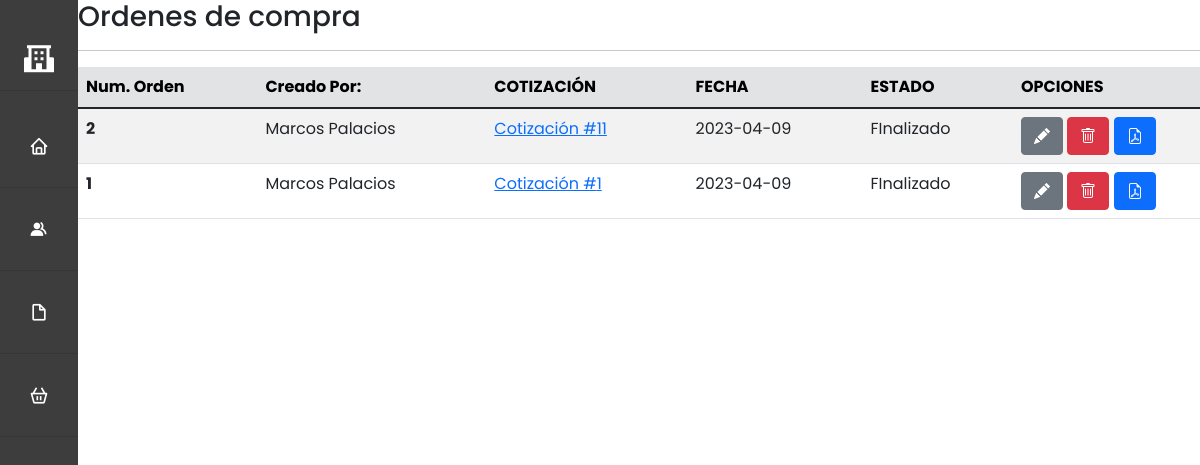
Page /views/documentos/ordencompra/index.php on the committed database.
### tables this page shows
CREATE TABLE `orden_compra` (
  `orden_id` int(11) NOT NULL,
  `idjefecompra` int(11) NOT NULL,
  `fecha_hora` timestamp NOT NULL DEFAULT current_timestamp(),
  `cotizacion_id` int(11) NOT NULL,
  `estado` int(11) NOT NULL,
  `descripcion` text NOT NULL
);

CREATE TABLE `jefecompras` (
  `id` int(11) NOT NULL,
  `Nombre` varchar(250) NOT NULL,
  `Apellido` varchar(250) NOT NULL,
  `Identificacion` int(11) NOT NULL,
  `Estado` int(11) NOT NULL,
  `Correo` varchar(155) DEFAULT NULL,
  `Telefono` int(11) DEFAULT NULL
);

### models/OrdenCompra.php (called while the page is built, shortened)
<?php
class OrdenCompra{
        private $PDO;
        public function __construct()
        {
            require_once("c://xampp/htdocs/sistemacompras/config/db.php");
            $con = new db();
            $this->PDO = $con->conexion();
        }
        public function index(){
            $statement = $this->PDO->prepare("SELECT o.*, jc.Nombre as jc_nombre , jc.Apellido as jc_apellido
                                   FROM orden_compra o
                                   LEFT JOIN jefecompras jc ON o.idjefecompra = jc.id
                                   WHERE o.estado != 111
                                   ORDER BY o.orden_id DESC");
            return ($statement->execute()) ? $statement->fetchAll() : false;
        }
    }
?>

### config/db.php (called while the page is built, shortened)
<?php
    class db {
        private $host = "localhost";
        private $dbname = "db_dsn08";
        private $user = "root";
        private $password = "";
        private $PDO;
        public function __construct() {
            try {
                $this->PDO = new PDO("mysql:host=".$this->host.";dbname=".$this->dbname,$this->user,$this->password);
            } catch(PDOException $e) {
                echo "Error al conectarse a la base de datos: " . $e->getMessage();
            }
        }
        public function conexion() {
            return $this->PDO;
        }
    }
?>

### controllers/controladorOrden.php (called while the page is built, shortened)
<?php
    require_once("c://xampp/htdocs/sistemacompras/models/OrdenCompra.php");
    class controladorOrdenCompra{
        private $model;
        public function __construct()
        {
            $this->model = new OrdenCompra();
        }
        public function index(){
            return ($this->model->index()) ? $this->model->index() : false;
        }
    }
?>

### views/documentos/ordencompra/index.php (the view, shortened to what this page needs)
<?php
require_once("c://xampp/htdocs/sistemacompras/index.php");
require_once("c://xampp/htdocs/sistemacompras/controllers/controladorOrden.php");
$obj = new controladorOrdenCompra();
$rows = $obj->index();
?>
<h3>Ordenes de compra</h3>
        <hr class="divider">
        <div id="tabla-pagina">
            <table class="table table-striped">
                <thead class="table-secondary">
                    <tr>
                        <th scope="col">Num. Orden</th>
                        <th scope="col">Creado Por:</th>
                        <th scope="col">COTIZACIÓN</th>
                        <th scope="col">FECHA</th>
                        <th scope="col">ESTADO</th>
                        <th scope="col">OPCIONES</th>
                    </tr>
                </thead>
                <tbody>
                <?php if($rows): ?>
                    <?php foreach($rows as $row){ ?>
                    <tr>
                        <th><?php echo $row['orden_id']?></th>
                        <td><?php echo $row['jc_nombre'] . ' ' . $row['jc_apellido']?></td>
                        <td><a href="#">Cotización #<?php echo $row['cotizacion_id']?></a></td>
                        <td><?php echo date('Y-m-d', strtotime($row['fecha_hora'])) ?></td>
                        <td>
                            <?php if($row['estado']==1) {
                                echo "Activo";
                                } elseif($row['estado']==2){
                                    echo "Inactivo";
                                } elseif($row['estado']==3){
                                    echo "FInalizado";
                                } elseif($row['estado']==4){
                                    echo "Cancelado";
                                }?>
                        </td>
                        <td class="col-2">
                            <a type="button" class="btn btn-secondary" href="edit_orden.php?orden_id=<?=$row["orden_id"]?>">
                            </a>
                            <button type="button" class="btn btn-danger" data-bs-toggle="modal" data-bs-target="#orden_id<?=$row['orden_id']?>" id="<?= $row["orden_id"]?>">
                            </button>
                            <a type="button" class="btn btn-primary" href="print_doc.php?orden_id=<?=$row["orden_id"]?>">
                            </a>
                        </td>
                    </tr>
                    <?php } ?>
                    <?php else: ?>
                        <tr>
                            <td colspan="12" class="text-center">No hay documentos ingresados</td>
                        </tr>
                    <?php endif; ?>
                </tbody>
          </table>
        </div>
      </div>
    </section>

### components/css/stylenav.css (style rules this page uses)
* { margin: 0; padding: 0; box-sizing: border-box; font-family: 'Poppins', sans-serif; }

### rows in the picture
orden_compra: orden_id "2", idjefecompra.Nombre "Marcos", idjefecompra.Apellido "Palacios", cotizacion "11", fecha_hora "2023-04-09", estado "FInalizado"
orden_compra: orden_id "1", idjefecompra.Nombre "Marcos", idjefecompra.Apellido "Palacios", cotizacion "1", fecha_hora "2023-04-09", estado "FInalizado"
